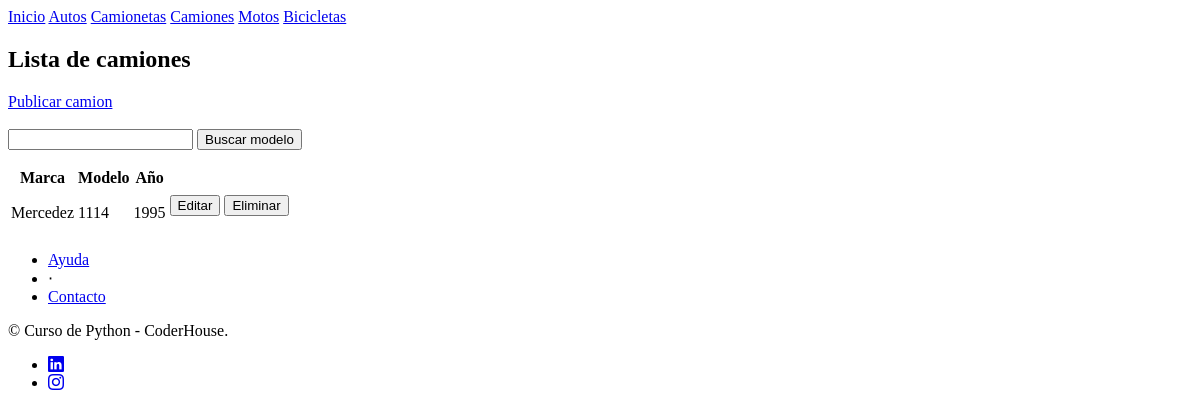
The page /listados/lista_camiones/ on the database as committed earlier.
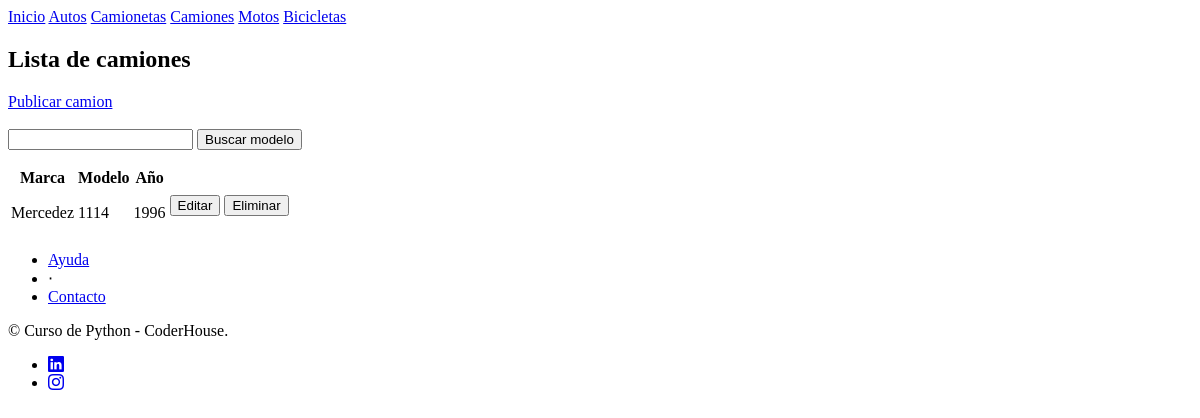
The same page on the database as committed later.
### app_preentrega/models.py (models this page shows, shortened)
class Camiones (models.Model):
    marca = models.CharField(max_length=50)
    modelo = models.CharField(max_length=50)
    ano =models.CharField(max_length=4)
    color = models.CharField(max_length=15)
    equipamiento = models.CharField(max_length=100)
    descripcion = models.CharField(max_length=200)

### app_preentrega/views.py (the view)
# urls.py: path('lista_camiones/', lista_camiones, name="camiones"),
def lista_camiones(request): #esto renderiza una lista con el contexto que se le pase
    contexto = {
        "Camiones" : Camiones.objects.all()
    }
    http_response = render(
        request = request,
        template_name = 'pre_entrega/lista_camiones.html',
        context = contexto,
    )
    return http_response

### app_preentrega/templates/pre_entrega/lista_camiones.html (shortened to what this page needs)
{% extends "pre_entrega/base.html" %}
{% block contenido%}
<section>
    <div>
        <h1>Lista de camiones</h1>
        <a class="navbar-brand" href="{% url 'subir_camiones' %}"> Publicar camion </a>
        <br><br>
        <form action="{% url 'buscar_camiones' %}" method="POST">
            <input type="text" name="busqueda">
            <input type="submit" value="Buscar modelo">
        </form>
        <table class="table">
            <tbody>
                <tr>
                    <th> Marca </th>
                    <th> Modelo </th>
                    <th> Año </th>
                    <th>  </th>
                </tr>
                <tr>
                {% for camion in Camiones %}
                    <td> {{camion.marca}} </td>
                    <td> {{camion.modelo}} </td>
                    <td> {{camion.ano}} </td>
                    <td>
                        <form action="{% url 'editar_camiones' camion.id %}">
                            <input type="submit" value="Editar"/>
                        </form>
                    </td>
                    <td>
                        <form action="{% url 'eliminar_camiones' camion.id %}" method="POST">
                            <input type="submit" value="Eliminar"/>
                        </form>
                    </td>
                </tr>
                {% endfor %}
            </tbody>
        </table>
    </div>
</section>
{% endblock contenido%}

Rows that differ between the two databases and show on the page:
changed Camiones "Mercedez": ano "1995" → "1996"
